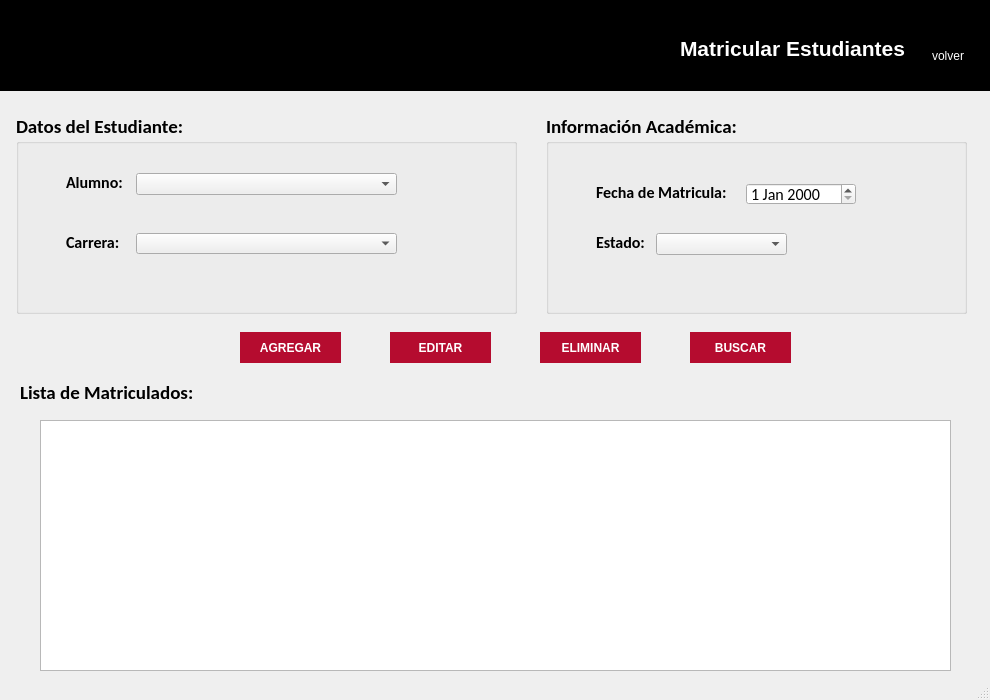
<?xml version="1.0" encoding="UTF-8"?>
<ui version="4.0">
 <class>MainWindow</class>
 <widget class="QMainWindow" name="MainWindow">
  <property name="geometry">
   <rect>
    <x>0</x>
    <y>0</y>
    <width>990</width>
    <height>700</height>
   </rect>
  </property>
  <property name="minimumSize">
   <size>
    <width>990</width>
    <height>700</height>
   </size>
  </property>
  <property name="maximumSize">
   <size>
    <width>990</width>
    <height>700</height>
   </size>
  </property>
  <property name="windowTitle">
   <string>Sistema Académico UTP - Matricular Estudiante</string>
  </property>
  <property name="windowIcon">
   <iconset>
    <normaloff>Img/icono.jpg</normaloff>Img/icono.jpg</iconset>
  </property>
  <widget class="QWidget" name="centralwidget">
   <widget class="QWidget" name="widget" native="true">
    <property name="geometry">
     <rect>
      <x>0</x>
      <y>0</y>
      <width>991</width>
      <height>91</height>
     </rect>
    </property>
    <property name="styleSheet">
     <string notr="true">background-color: rgb(0, 0, 0);</string>
    </property>
    <widget class="QLabel" name="logo_2">
     <property name="geometry">
      <rect>
       <x>20</x>
       <y>30</y>
       <width>111</width>
       <height>41</height>
      </rect>
     </property>
     <property name="text">
      <string/>
     </property>
     <property name="pixmap">
      <pixmap>../../Proyecto/Gestion_Alumnos/UI/img/icono.png</pixmap>
     </property>
     <property name="scaledContents">
      <bool>true</bool>
     </property>
    </widget>
    <widget class="QWidget" name="layoutWidget">
     <property name="geometry">
      <rect>
       <x>680</x>
       <y>20</y>
       <width>295</width>
       <height>57</height>
      </rect>
     </property>
     <layout class="QHBoxLayout" name="horizontalLayout">
      <property name="spacing">
       <number>15</number>
      </property>
      <item>
       <widget class="QLabel" name="label_10">
        <property name="text">
         <string>&lt;html&gt;&lt;head/&gt;&lt;body&gt;&lt;p&gt;&lt;span style=&quot; font-size:16pt; font-weight:600; color:#ffffff;&quot;&gt;Matricular Estudiantes&lt;/span&gt;&lt;/p&gt;&lt;/body&gt;&lt;/html&gt;</string>
        </property>
       </widget>
      </item>
      <item>
       <layout class="QVBoxLayout" name="verticalLayout">
        <property name="spacing">
         <number>0</number>
        </property>
        <item>
         <widget class="QPushButton" name="btnVolver">
          <property name="cursor">
           <cursorShape>PointingHandCursor</cursorShape>
          </property>
          <property name="styleSheet">
           <string notr="true">background-color: none;
border:none</string>
          </property>
          <property name="icon">
           <iconset>
            <normaloff>../../Proyecto/Gestion_Alumnos/UI/img/cerrarSesion.png</normaloff>../../Proyecto/Gestion_Alumnos/UI/img/cerrarSesion.png</iconset>
          </property>
          <property name="iconSize">
           <size>
            <width>35</width>
            <height>35</height>
           </size>
          </property>
         </widget>
        </item>
        <item>
         <widget class="QLabel" name="txtSalir">
          <property name="cursor">
           <cursorShape>PointingHandCursor</cursorShape>
          </property>
          <property name="styleSheet">
           <string notr="true">color: rgb(255, 255, 255);</string>
          </property>
          <property name="text">
           <string>volver</string>
          </property>
          <property name="alignment">
           <set>Qt::AlignCenter</set>
          </property>
         </widget>
        </item>
       </layout>
      </item>
     </layout>
    </widget>
   </widget>
   <widget class="QGroupBox" name="groupBox_2">
    <property name="geometry">
     <rect>
      <x>546</x>
      <y>113</y>
      <width>421</width>
      <height>201</height>
     </rect>
    </property>
    <property name="font">
     <font>
      <family>Calibri</family>
      <pointsize>14</pointsize>
      <weight>75</weight>
      <bold>true</bold>
     </font>
    </property>
    <property name="title">
     <string>Información Académica:</string>
    </property>
    <widget class="QLabel" name="label_7">
     <property name="geometry">
      <rect>
       <x>50</x>
       <y>120</y>
       <width>50</width>
       <height>19</height>
      </rect>
     </property>
     <property name="font">
      <font>
       <pointsize>12</pointsize>
      </font>
     </property>
     <property name="text">
      <string>Estado:</string>
     </property>
    </widget>
    <widget class="QLabel" name="label_8">
     <property name="geometry">
      <rect>
       <x>50</x>
       <y>70</y>
       <width>142</width>
       <height>19</height>
      </rect>
     </property>
     <property name="font">
      <font>
       <pointsize>12</pointsize>
      </font>
     </property>
     <property name="text">
      <string>Fecha de Matricula:</string>
     </property>
    </widget>
    <widget class="QComboBox" name="cmbEstado">
     <property name="geometry">
      <rect>
       <x>110</x>
       <y>120</y>
       <width>131</width>
       <height>22</height>
      </rect>
     </property>
     <property name="font">
      <font>
       <pointsize>12</pointsize>
       <weight>50</weight>
       <bold>false</bold>
      </font>
     </property>
    </widget>
    <widget class="QDateEdit" name="dteMatricula">
     <property name="geometry">
      <rect>
       <x>200</x>
       <y>70</y>
       <width>110</width>
       <height>22</height>
      </rect>
     </property>
     <property name="font">
      <font>
       <pointsize>12</pointsize>
       <weight>50</weight>
       <bold>false</bold>
      </font>
     </property>
    </widget>
   </widget>
   <widget class="QGroupBox" name="groupBox">
    <property name="geometry">
     <rect>
      <x>16</x>
      <y>113</y>
      <width>501</width>
      <height>201</height>
     </rect>
    </property>
    <property name="font">
     <font>
      <family>Calibri</family>
      <pointsize>14</pointsize>
      <weight>75</weight>
      <bold>true</bold>
     </font>
    </property>
    <property name="title">
     <string>Datos del Estudiante:</string>
    </property>
    <widget class="QLabel" name="label">
     <property name="geometry">
      <rect>
       <x>50</x>
       <y>60</y>
       <width>58</width>
       <height>19</height>
      </rect>
     </property>
     <property name="font">
      <font>
       <pointsize>12</pointsize>
      </font>
     </property>
     <property name="text">
      <string>Alumno:</string>
     </property>
    </widget>
    <widget class="QLabel" name="label_2">
     <property name="geometry">
      <rect>
       <x>50</x>
       <y>120</y>
       <width>54</width>
       <height>19</height>
      </rect>
     </property>
     <property name="font">
      <font>
       <pointsize>12</pointsize>
      </font>
     </property>
     <property name="text">
      <string>Carrera:</string>
     </property>
    </widget>
    <widget class="QComboBox" name="cmbAlumno">
     <property name="geometry">
      <rect>
       <x>120</x>
       <y>60</y>
       <width>261</width>
       <height>22</height>
      </rect>
     </property>
     <property name="font">
      <font>
       <pointsize>12</pointsize>
       <weight>50</weight>
       <bold>false</bold>
      </font>
     </property>
    </widget>
    <widget class="QComboBox" name="cmbCarrera">
     <property name="geometry">
      <rect>
       <x>120</x>
       <y>120</y>
       <width>261</width>
       <height>21</height>
      </rect>
     </property>
     <property name="font">
      <font>
       <pointsize>12</pointsize>
       <weight>50</weight>
       <bold>false</bold>
      </font>
     </property>
    </widget>
   </widget>
   <widget class="QPushButton" name="btnEditar">
    <property name="geometry">
     <rect>
      <x>390</x>
      <y>332</y>
      <width>101</width>
      <height>31</height>
     </rect>
    </property>
    <property name="font">
     <font>
      <weight>75</weight>
      <bold>true</bold>
     </font>
    </property>
    <property name="cursor">
     <cursorShape>PointingHandCursor</cursorShape>
    </property>
    <property name="styleSheet">
     <string notr="true">QPushButton{
	color: rgb(255, 255, 255);
	border: none;
	background-color: rgb(181, 12, 47);
}

QPushButton:hover{
	background-color: rgb(218, 13, 58);
}</string>
    </property>
    <property name="text">
     <string>EDITAR</string>
    </property>
   </widget>
   <widget class="QPushButton" name="btnAgregar">
    <property name="geometry">
     <rect>
      <x>240</x>
      <y>332</y>
      <width>101</width>
      <height>31</height>
     </rect>
    </property>
    <property name="font">
     <font>
      <weight>75</weight>
      <bold>true</bold>
     </font>
    </property>
    <property name="cursor">
     <cursorShape>PointingHandCursor</cursorShape>
    </property>
    <property name="styleSheet">
     <string notr="true">QPushButton{
	color: rgb(255, 255, 255);
	border: none;
	background-color: rgb(181, 12, 47);
}

QPushButton:hover{
	background-color: rgb(218, 13, 58);
}</string>
    </property>
    <property name="text">
     <string>AGREGAR</string>
    </property>
   </widget>
   <widget class="QPushButton" name="btnEliminar">
    <property name="geometry">
     <rect>
      <x>540</x>
      <y>332</y>
      <width>101</width>
      <height>31</height>
     </rect>
    </property>
    <property name="font">
     <font>
      <weight>75</weight>
      <bold>true</bold>
     </font>
    </property>
    <property name="cursor">
     <cursorShape>PointingHandCursor</cursorShape>
    </property>
    <property name="styleSheet">
     <string notr="true">QPushButton{
	color: rgb(255, 255, 255);
	border: none;
	background-color: rgb(181, 12, 47);
}

QPushButton:hover{
	background-color: rgb(218, 13, 58);
}</string>
    </property>
    <property name="text">
     <string>ELIMINAR</string>
    </property>
   </widget>
   <widget class="QPushButton" name="btnBuscar">
    <property name="geometry">
     <rect>
      <x>690</x>
      <y>332</y>
      <width>101</width>
      <height>31</height>
     </rect>
    </property>
    <property name="font">
     <font>
      <weight>75</weight>
      <bold>true</bold>
     </font>
    </property>
    <property name="cursor">
     <cursorShape>PointingHandCursor</cursorShape>
    </property>
    <property name="styleSheet">
     <string notr="true">QPushButton{
	color: rgb(255, 255, 255);
	border: none;
	background-color: rgb(181, 12, 47);
}

QPushButton:hover{
	background-color: rgb(218, 13, 58);
}</string>
    </property>
    <property name="text">
     <string>BUSCAR</string>
    </property>
   </widget>
   <widget class="QLabel" name="label_9">
    <property name="geometry">
     <rect>
      <x>20</x>
      <y>381</y>
      <width>175</width>
      <height>23</height>
     </rect>
    </property>
    <property name="font">
     <font>
      <family>Calibri</family>
      <pointsize>14</pointsize>
      <weight>75</weight>
      <bold>true</bold>
     </font>
    </property>
    <property name="text">
     <string>Lista de Matriculados:</string>
    </property>
   </widget>
   <widget class="QTableWidget" name="tblMatriculados">
    <property name="geometry">
     <rect>
      <x>40</x>
      <y>420</y>
      <width>911</width>
      <height>251</height>
     </rect>
    </property>
   </widget>
  </widget>
  <widget class="QStatusBar" name="statusbar"/>
 </widget>
 <resources/>
 <connections/>
</ui>
